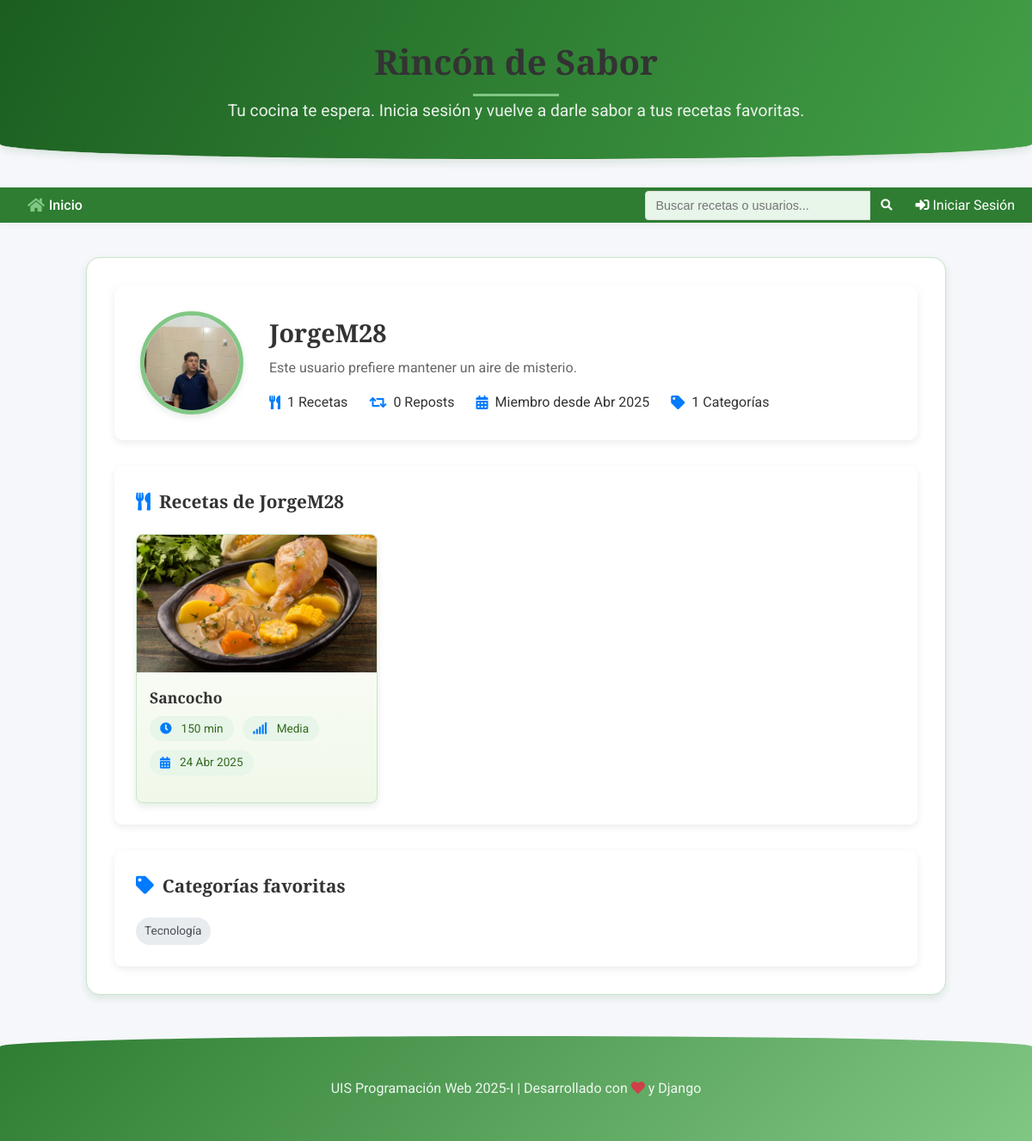
The app's page /usuario/JorgeM28/ with its own data.
### post/models.py (models this page shows, shortened)
class Profile(models.Model):
    user = models.OneToOneField(User, on_delete=models.CASCADE)
    profile_image = models.ImageField(upload_to='profile_pics/', null=True, blank=True, verbose_name='Foto de Perfil')
    bio = models.TextField(null=True, blank=True, verbose_name='Biografía')

class Recipe(models.Model):
    DIFFICULTY_CHOICES = [
        ('FACIL', 'Fácil'),
        ('MEDIA', 'Media'),
        ('DIFICIL', 'Difícil'),
    ]
    title = models.CharField(max_length=200, verbose_name='Título')
    ingredients = models.TextField(verbose_name='Ingredientes')
    instructions = models.TextField(verbose_name='Instrucciones')
    prep_time = models.PositiveIntegerField(verbose_name='Tiempo de Preparación (minutos)', default=0)
    cook_time = models.PositiveIntegerField(verbose_name='Tiempo de Cocción (minutos)', default=0)
    servings = models.PositiveIntegerField(verbose_name='Porciones', default=1)
    difficulty = models.CharField(max_length=10, choices=DIFFICULTY_CHOICES, default='MEDIA', verbose_name='Dificultad')
    recipe_image = models.ImageField(upload_to='recipe_pics/', null=True, blank=True, verbose_name='Imagen de la Receta')
    author = models.ForeignKey(User, on_delete=models.CASCADE, verbose_name='Autor')
    category = models.ForeignKey(Category, on_delete=models.SET_NULL, null=True, blank=True, verbose_name='Categoría')
    created_at = models.DateTimeField(auto_now_add=True, verbose_name='Fecha de Creación')
    updated_at = models.DateTimeField(auto_now=True, verbose_name='Última Actualización')
    published = models.BooleanField(default=True, verbose_name='Publicada')
    def total_time(self):
        return self.prep_time + self.cook_time

class Category(models.Model):
    name = models.CharField(max_length=100, unique=True)
    class Meta:
        verbose_name = "Category"
        verbose_name_plural = "Categories"

### post/views.py (the view)
# urls.py: path('usuario/<str:username>/', views.perfil_publico, name='perfil_publico'),
def perfil_publico(request, username):
    user = get_object_or_404(User, username=username)
    recetas_propias = Recipe.objects.filter(author=user, published=True).order_by('-created_at')
    reposts = Repost.objects.filter(reposted_by=user).order_by('-created_at')
    total_recetas_propias = recetas_propias.count()
    total_reposts = reposts.count()
    categorias_usadas = Category.objects.filter(recipe__author=user, recipe__published=True).distinct()
    context = {
        'profile_user': user,
        'recetas_propias': recetas_propias,
        'reposts': reposts,
        'total_recetas_propias': total_recetas_propias,
        'total_reposts': total_reposts,
        'total_recetas': total_recetas_propias + total_reposts,
        'categorias_usadas': categorias_usadas,
    }
    return render(request, 'post/perfil_publico.html', context)

### post/templates/post/perfil_publico.html (shortened to what this page needs)
{% extends 'post/base.html' %}
{% load static %}
{% block content %}
<div class="perfil-container">
    <div class="perfil-header">
        {% if profile_user.profile.profile_image %}
            <div class="perfil-avatar">
                <img src="{{ profile_user.profile.profile_image.url }}" alt="{{ profile_user.username }}">
            </div>
        {% else %}
            <div class="perfil-avatar-icon">
                <i class="fas fa-user"></i>
            </div>
        {% endif %}
        <div class="perfil-info">
            <h1 class="perfil-nombre">{{ profile_user.username }}</h1>
            {% if profile_user.profile.bio %}
                <p class="perfil-bio">{{ profile_user.profile.bio }}</p>
            {% else %}
                <p class="perfil-bio">Este usuario prefiere mantener un aire de misterio.</p>
            {% endif %}
            <div class="perfil-stats">
                <div class="stat-item">
                    <i class="fas fa-utensils"></i>
                    <span>{{ total_recetas_propias }} Recetas</span>
                </div>
                <div class="stat-item">
                    <i class="fas fa-retweet"></i>
                    <span>{{ total_reposts }} Reposts</span>
                </div>
                <div class="stat-item">
                    <i class="fas fa-calendar-alt"></i>
                    <span>Miembro desde {{ profile_user.date_joined|date:"M Y" }}</span>
                </div>
                <div class="stat-item">
                    <i class="fas fa-tag"></i>
                    <span>{{ categorias_usadas.count }} Categorías</span>
                </div>
            </div>
        </div>
    </div>
    <div class="perfil-content">
        <div class="perfil-section">
            <h2 class="section-title"><i class="fas fa-utensils"></i> Recetas de {{ profile_user.username }}</h2>
            {% if recetas_propias %}
                <div class="grid-recetas">
                    {% for receta in recetas_propias %}
                        <div class="tarjeta-receta">
                            {% if receta.recipe_image %}
                                <div class="receta-img">
                                    <img src="{{ receta.recipe_image.url }}" alt="{{ receta.title }}">
                                </div>
                            {% endif %}
                            <div class="receta-content">
                                <h3 class="receta-title">
                                    <a href="{% url 'post:detalle_receta' receta.id %}">{{ receta.title }}</a>
                                </h3>
                                <div class="receta-meta">
                                    <span><i class="fas fa-clock"></i> {{ receta.total_time }} min</span>
                                    <span><i class="fas fa-signal"></i> {{ receta.get_difficulty_display }}</span>
                                    <span><i class="fas fa-calendar-alt"></i> {{ receta.created_at|date:"d M Y" }}</span>
                                </div>
                            </div>
                        </div>
                    {% endfor %}
                </div>
            {% else %}
                <div class="no-recetas">
                    <i class="fas fa-search"></i>
                    <h3>No hay recetas publicadas</h3>
                    <p>{{ profile_user.username }} aún no ha compartido ninguna receta.</p>
                </div>
            {% endif %}
        </div>
        {% if categorias_usadas %}
            <div class="perfil-section">
                <h2 class="section-title"><i class="fas fa-tag"></i> Categorías favoritas</h2>
                <div class="categorias-usadas">
                    {% for categoria in categorias_usadas %}
                        <span class="categoria-tag">{{ categoria.name }}</span>
                    {% endfor %}
                </div>
            </div>
        {% endif %}
    </div>
</div>
{% endblock %}

### post/static/post/css/base.css (style rules this page uses)
:root { --color-primary: #2E7D32; --color-secondary: #43A047; --color-accent: #00C853; --color-light: #81C784; --color-ultralight: #E8F5E9; --color-dark: #1B5E20; --color-cream: #FFF8E1; --color-brown: #795548; --color-background: #F5F5F5; --color-surface: #FFFFFF; --color-text: #33691E; --color-text-light: #558B2F; --color-border: #C8E6C9; --color-success: #388E3C; --color-warning: #FF9800; --color-danger: #D32F2F; --gradient-primary: linear-gradient(135deg, #2E7D32 0%, #81C784 100%); --gradient-header: linear-gradient(120deg, #1B5E20 0%, #43A047 100%); --gradient-card: linear-gradient(to bottom, #FFFFFF, #F1F8E9); --shadow-sm: 0 2px 4px rgba(0, 70, 0, 0.05); --shadow: 0 4px 8px rgba(0, 70, 0, 0.1); --shadow-lg: 0 8px 16px rgba(0, 70, 0, 0.15); --radius-sm: 0.375rem; --radius: 0.5rem; --radius-lg: 1rem; --radius-xl: 2rem; --font-primary: 'Montserrat', sans-serif; --font-secondary: 'Playfair Display', serif; }
body { font-family: var(--font-primary); background-color: var(--color-ultralight); color: var(--color-text); line-height: 1.6; background-image: url('/static/post/img/leaf-pattern.png'); background-size: 200px; background-blend-mode: overlay; margin: 0; padding: 0; min-height: 100vh; display: flex; flex-direction: column; }
h1, h2, h3, h4, h5, h6 { font-family: var(--font-secondary); color: var(--color-dark); font-weight: 600; }
a { color: var(--color-primary); text-decoration: none; transition: all 0.3s ease; }
.tarjeta-receta { background: var(--gradient-card); border-radius: var(--radius-lg); overflow: hidden; box-shadow: var(--shadow); transition: all 0.4s ease; border: 1px solid var(--color-border); display: flex; flex-direction: column; height: 100%; }
.receta-img { height: 220px; overflow: hidden; position: relative; }
.receta-img img { width: 100%; height: 100%; object-fit: cover; transition: transform 0.6s ease; }
.receta-img::after { content: ''; position: absolute; bottom: 0; left: 0; width: 100%; height: 30%; background: linear-gradient(to top, rgba(0,0,0,0.5), transparent); opacity: 0; transition: opacity 0.3s ease; }
.receta-content { padding: 1.5rem; flex-grow: 1; display: flex; flex-direction: column; }
.receta-title { font-size: 1.4rem; margin-bottom: 1rem; font-weight: 600; }
.receta-title a { color: var(--color-text); text-decoration: none; transition: color 0.3s ease; }
.receta-meta { display: flex; flex-wrap: wrap; gap: 1rem; margin-bottom: 1rem; font-size: 0.9rem; }
.receta-meta span { display: flex; align-items: center; gap: 0.5rem; background-color: var(--color-ultralight); padding: 0.25rem 0.75rem; border-radius: var(--radius-xl); color: var(--color-text); }
.receta-meta i { color: var(--color-primary); }
.grid-recetas { display: grid; grid-template-columns: repeat(auto-fill, minmax(300px, 1fr)); gap: 2rem; }
.perfil-container { background-color: white; border-radius: var(--radius-lg); padding: 2rem; box-shadow: var(--shadow); border: 1px solid var(--color-border); }
.perfil-avatar { width: 150px; height: 150px; border-radius: 50%; overflow: hidden; border: 5px solid var(--color-light); box-shadow: var(--shadow); }

### post/templates/post/base.html (style rules this page uses)
:root { --primary-color: #007bff; --secondary-color: #6c757d; --dark-color: #333; --light-color: #f8f9fa; --danger-color: #dc3545; --success-color: #28a745; }
* { margin: 0; padding: 0; box-sizing: border-box; }
body { font-family: 'Roboto', sans-serif; line-height: 1.6; background-color: #f5f7fa; color: #333; }
h1, h2, h3, h4, h5, h6 { font-family: 'Playfair Display', serif; }
a { text-decoration: none; color: var(--primary-color); }

### records on screen
Recipe: recipe_image (picture), title "Sancocho", total_time "150", difficulty "Media", created_at "24 Abr 2025"
Category: name "Tecnología"

### other values on screen
{{ profile_user.username }} "JorgeM28"
{{ total_recetas_propias }} "1"
{{ total_reposts }} "0"
{{ profile_user.date_joined|date:"M Y" }} "Abr 2025"
{{ categorias_usadas.count }} "1"
